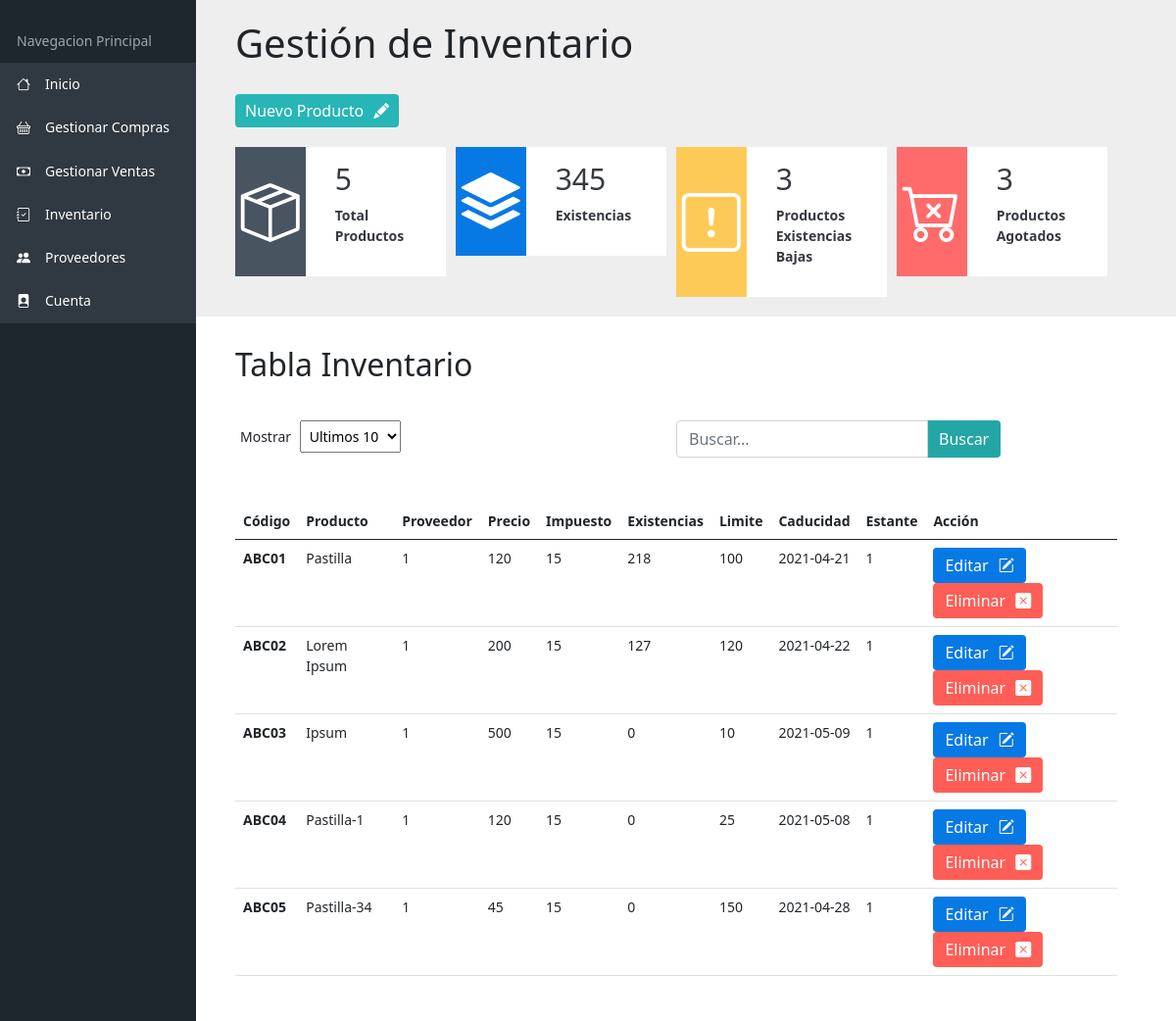
Page /centromedico/inventario/index on the committed database.
### tables this page shows
CREATE TABLE `articulos` (
  `IDarticulo` int(11) NOT NULL,
  `codArticulo` varchar(50) NOT NULL,
  `Nombre` varchar(50) NOT NULL,
  `IDproveedor` int(11) NOT NULL,
  `precio` float NOT NULL,
  `impuesto` float NOT NULL,
  `existencias` int(11) NOT NULL,
  `limite` int(11) NOT NULL,
  `caducidad` date NOT NULL,
  `estante` int(11) NOT NULL
);

### centromedico/controllers/inventarioController.php (called while the page is built, shortened)
<?php
require_once 'models/inventario.php';
class inventarioController{
    public function index(){
        $producto = new Producto();
        $productos = $producto->getAll();
        $totalArticulo = new Producto();
        $totalArticulos = $totalArticulo->totalArticulos();
        $existencia = new Producto();
        $existencias = $existencia->existencias();
        $articulosBaja= new Producto();
        $articulosBajas = $articulosBaja->articulosBajas();
        $articulosAgotado= new Producto();
        $articulosAgotados = $articulosAgotado->articulosAgotados();
        require_once 'views/inventario/view-inventarios.php';
    }
}
?>

### centromedico/config/db.php (called while the page is built)
<?php
class Database{
    public static function connect(){
        $db = new mysqli(
            'localhost',
            'root',
            '',
            'centromedico'
        );
        $db->query("SET NAMES 'utf8'");
        return $db;
    }
}
?>

### centromedico/models/inventario.php (called while the page is built, shortened)
<?php
class Producto {
    private $db;
    public function __construct(){
        $this->db = Database::connect();
    }
    public function getAll(){
        $productos = $this->db->query("CALL sparticulos();");
        return $productos;
    }
    public function totalArticulos(){
        $productos = $this->db->query("SELECT * FROM vtotalarticulos;");
        return $productos->fetch_object();
    }
    public function existencias(){
        $productos = $this->db->query("SELECT * FROM vexistencias;");
        return $productos->fetch_object();
    }
    public function articulosBajas(){
        $productos = $this->db->query("SELECT * FROM varticulosbajas;");
        return $productos->fetch_object();
    }
    public function articulosAgotados(){
        $productos = $this->db->query("SELECT * FROM varticulosAgotados;");
        return $productos->fetch_object();
    }
}
?>

### centromedico/views/inventario/view-inventarios.php (the view, shortened to what this page needs)
<div class="resumen-compras">
    <h1>Gestión de Inventario</h1>
    <div class="row">
        <a href="<?=base_url?>inventario/ingresoDatos" class="btn btn-nuevo">Nuevo Producto<i class="bi bi-pencil-fill"></i></a>
    </div>
    <div class="row tarjetas-compras">
        <div class="col-md-3">
            <div class="row tarjeta-d">
                <div class="col-md-4 icono t1">
                    <i class="bi bi-box-seam"></i>
                </div>
                <div class="col-md-8 texto">
                    <h1><?= $totalArticulos->totalArticulos ?></h1>
                    <p>Total Productos</p>
                </div>
            </div>
        </div>
        <div class="col-md-3">
            <div class="row tarjeta-d">
                <div class="col-md-4 icono t2">
                    <i class="bi bi-stack"></i>
                </div>
                <div class="col-md-8 texto">
                    <h1><?= $existencias->existencias ?></h1>
                    <p>Existencias</p>
                </div>
            </div>
        </div>
        <div class="col-md-3">
            <div class="row tarjeta-d">
                <div class="col-md-4 icono t6">
                    <i class="bi bi-exclamation-square"></i>
                </div>
                <div class="col-md-8 texto">
                    <h1><?= $articulosBajas->articulosbajas ?></h1>
                    <p>Productos Existencias Bajas</p>
                </div>
            </div>
        </div>
        <div class="col-md-3">
            <div class="row tarjeta-d">
                <div class="col-md-4 icono t5">
                    <i class="bi bi-cart-x"></i>
                </div>
                <div class="col-md-8 texto">
                    <h1><?= $articulosAgotados->articulosagotados ?></h1>
                    <p>Productos Agotados</p>
                </div>
            </div>
        </div>
    </div>
</div>
<div class="contenido-tablas">
    <h2>Tabla Inventario</h2>
    <div class="row filtros">
        <div class="col-md-6 filtro-cantidad">
            <p>Mostrar</p>
            <select name="" id="">
                <option value="10">Ultimos 10</option>
            </select>
        </div>
        <div class="col-md-6 buscar">
            <form action="<?=base_url?>inventario/consultarUno" method="POST">
                <div class="input-group mb-3">
                    <input type="text" class="form-control input-buscar" name="id" placeholder="Buscar..." required>
                    <input type="submit" class="input-group-text icono" id="" value="Buscar">
                </div>
            </form>
        </div>
    </div>
    <div class="row tabla">
        <table class="table table-hover">
            <thead>
                <tr>
                <th scope="col">Código</th>
                <th scope="col">Producto</th>
                <th scope="col">Proveedor</th>
                <th scope="col">Precio</th>
                <th scope="col">Impuesto</th>
                <th scope="col">Existencias</th>
                <th scope="col">Limite</th>
                <th scope="col">Caducidad</th>
                <th scope="col">Estante</th>
                <th scope="col">Acción</th>
                </tr>
            </thead>
            <tbody>
            <?php while($row = $productos->fetch_object()):?>
                <tr>
                    <th scope="row"> <?=$row->codArticulo; ?> </th>
                    <td> <?=$row->Nombre;?> </td>
                    <td> <?=$row->IDproveedor;?> </td>
                    <td> <?=$row->precio;?> </td>
                    <td> <?=$row->impuesto;?> </td>
                    <td> <?=$row->existencias;?> </td>
                    <td> <?=$row->limite;?> </td>
                    <td> <?=$row->caducidad;?> </td>
                    <td> <?=$row->estante;?> </td>
                    <td>
                        <a href="<?=base_url?>inventario/editarDatos&id=<?=$row->codArticulo?>" class="btn btn-editar">Editar<i class="bi bi-pencil-square"></i></a>
                        <a href="<?=base_url?>inventario/eliminarDatos&id=<?=$row->codArticulo?>" class="btn btn-eliminar">Eliminar<i class="bi bi-x-square-fill"></i></a>
                    </td>
                </tr>
            <?php endwhile; ?>
            </tbody>
            </table>
    </div>
</div>

### centromedico/assets/css/estilos.css (style rules this page uses)
* { padding: 0; margin: 0; box-sizing: border-box; }
body { font-size: 14px; }
.row { padding: 0; margin: 0; }
table { background: #fff; }
.btn { color: #fff; border: none; }
.btn i { margin-left: 10px; }
.btn-nuevo { display: inline-block; padding: 5px 10px; margin: 0; background: #28b5b5; color: #fff; width: auto; text-decoration: none; transition: all ease .3s; border: none; }
.btn-editar { background-color: #0779e4; }
.btn-eliminar { background-color: #ff5e57; }
input { padding: 5px; }
h1 { display: inline-block; padding-bottom: 20px; }
.t1 { background: #485460; }
.t2 { background: #0779e4; }
.t5 { background: #ff6b6b; }
.t6 { background: #feca57; }
.resumen-compras { padding: 0 60px; margin: 0; }
.tarjetas-compras { padding: 20px 0; }
.resumen-compras .tarjeta-d { color: #fff; margin-right: 10px; }
.resumen-compras .tarjeta-d .icono { display: flex; align-items: center; }
.resumen-compras .tarjeta-d .icono i { display: inline-block; font-size: 60px; font-weight: 400; width: 100%; text-align: center; }
.resumen-compras .tarjeta-d .texto { background: #fff; color: #373a40; padding: 15px; }
.resumen-compras .tarjeta-d .texto h1 { font-size: 30px; padding: 0 15px; }
.resumen-compras .tarjeta-d .texto p { padding: 0 15px; font-weight: 600; }
.contenido .contenido-tablas { width: 100%; background: #fff; padding: 30px 60px; }
.contenido .contenido-tablas .filtros { padding: 30px 0; }
.contenido .contenido-tablas .filtros .filtro-cantidad p, .contenido .contenido-tablas .filtros .filtro-cantidad select { display: inline-block; padding: 5px; }
.contenido .contenido-tablas .filtros .buscar { display: flex; align-items: flex-start; }
.contenido-tablas .filtros .buscar .icono { background: #28b5b5; border: none; color: #fff; transition: all .3s ease; cursor: pointer; }
.contenido-tablas .filtros .buscar .icono { background: #24a6a6; }

### rows in the picture
articulos: codArticulo "ABC01", Nombre "Pastilla", IDproveedor "1", precio "120", impuesto "15", existencias "218", limite "100", caducidad "2021-04-21", estante "1"
articulos: codArticulo "ABC02", Nombre "Lorem Ipsum", IDproveedor "1", precio "200", impuesto "15", existencias "127", limite "120", caducidad "2021-04-22", estante "1"
articulos: codArticulo "ABC03", Nombre "Ipsum", IDproveedor "1", precio "500", impuesto "15", existencias "0", limite "10", caducidad "2021-05-09", estante "1"
articulos: codArticulo "ABC04", Nombre "Pastilla-1", IDproveedor "1", precio "120", impuesto "15", existencias "0", limite "25", caducidad "2021-05-08", estante "1"
articulos: codArticulo "ABC05", Nombre "Pastilla-34", IDproveedor "1", precio "45", impuesto "15", existencias "0", limite "150", caducidad "2021-04-28", estante "1"

### other values in the picture
$totalArticulos->totalArticulos "5"
$existencias->existencias "345"
$articulosBajas->articulosbajas "3"
$articulosAgotados->articulosagotados "3"
